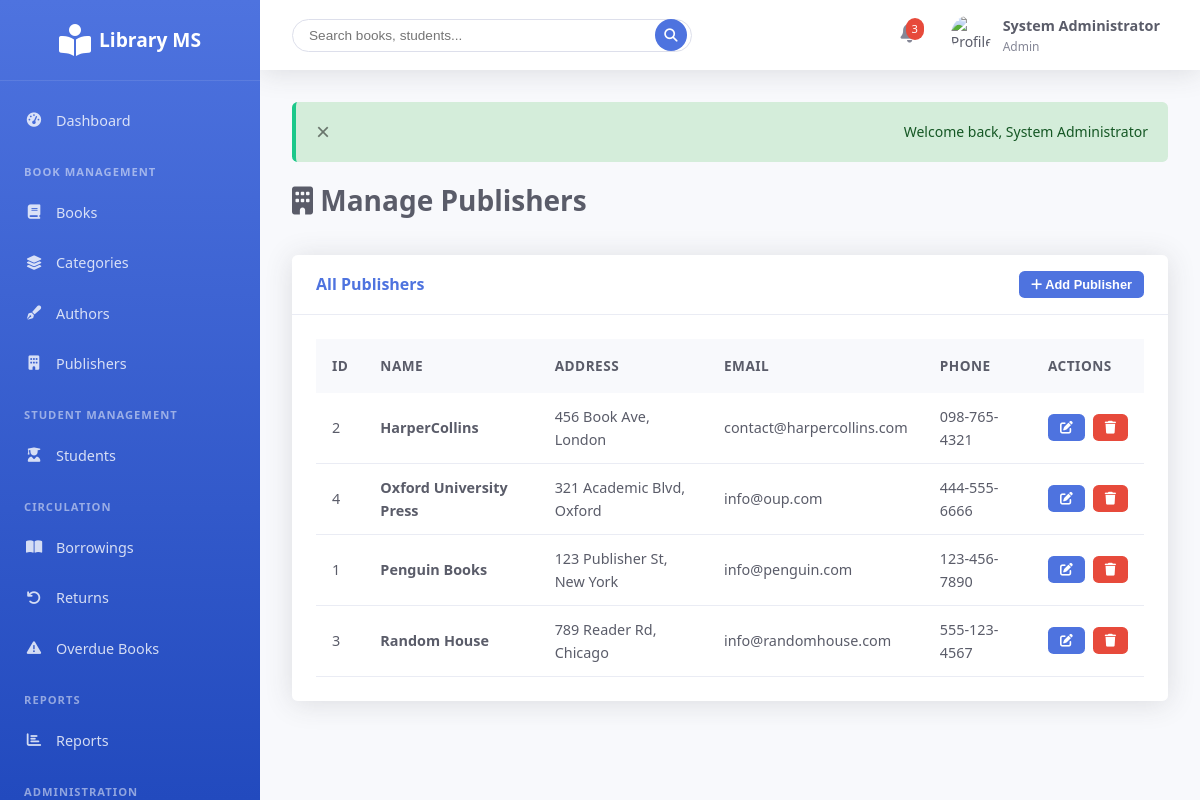
Page /views/admin/publishers.php (signed in) on the committed database.
### tables this page shows
CREATE TABLE `publishers` (
  `id` int(11) NOT NULL AUTO_INCREMENT,
  `name` varchar(100) NOT NULL,
  `address` text,
  `email` varchar(100),
  `phone` varchar(20),
  `created_at` timestamp NOT NULL DEFAULT CURRENT_TIMESTAMP,
  `updated_at` timestamp NOT NULL DEFAULT CURRENT_TIMESTAMP ON UPDATE CURRENT_TIMESTAMP,
  PRIMARY KEY (`id`),
  KEY `name` (`name`)
);

### config/config.php (called while the page is built, shortened)
<?php
require_once __DIR__ . '/database.php';
spl_autoload_register(function($class) {
    $paths = [
        __DIR__ . '/../models/' . $class . '.php',
        __DIR__ . '/../controllers/' . $class . '.php',
    ];
    foreach ($paths as $path) {
        if (file_exists($path)) {
            return;
        }
    }
});
?>

### config/database.php (called while the page is built, shortened)
<?php
class Database {
    private static $instance = null;
    private $conn;
    private function __construct() {
        try {
            $this->conn = new PDO(
                "mysql:host=" . DB_HOST . ";dbname=" . DB_NAME . ";charset=utf8mb4",
                DB_USER,
                DB_PASS,
                [
                    PDO::ATTR_ERRMODE => PDO::ERRMODE_EXCEPTION,
                    PDO::ATTR_DEFAULT_FETCH_MODE => PDO::FETCH_ASSOC,
                    PDO::ATTR_EMULATE_PREPARES => false,
                ]
            );
        } catch(PDOException $e) {
            die("Connection failed: " . $e->getMessage());
        }
    }
    public static function getInstance() {
        if (self::$instance === null) {
            self::$instance = new self();
        }
        return self::$instance;
    }
    public function getConnection() {
        return $this->conn;
    }
}
function getDB() {
    return Database::getInstance()->getConnection();
}
?>

### models/Publisher.php (called while the page is built, shortened)
<?php
class Publisher {
    private $db;
    public function __construct() {
        $this->db = getDB();
    }
    public function getAll() {
        $stmt = $this->db->query("SELECT * FROM publishers ORDER BY name");
        return $stmt->fetchAll();
    }
}
?>

### views/admin/publishers.php (the view, shortened to what this page needs)
<?php
require_once '../../config/config.php';
require_once '../../includes/functions.php';
$publisher = new Publisher();
$publishers = $publisher->getAll();
include '../../includes/header.php';
?>
<div class="page-header">
    <h1 class="page-title">
        <i class="fas fa-building"></i> Manage Publishers
    </h1>
</div>
<div class="card">
    <div class="card-header">
        <h3 class="card-title">All Publishers</h3>
        <button class="btn btn-primary btn-sm" onclick="openModal('addModal')">
            <i class="fas fa-plus"></i> Add Publisher
        </button>
    </div>
    <div class="card-body">
        <div class="table-container">
            <table>
                <thead>
                    <tr>
                        <th>ID</th>
                        <th>Name</th>
                        <th>Address</th>
                        <th>Email</th>
                        <th>Phone</th>
                        <th>Actions</th>
                    </tr>
                </thead>
                <tbody>
                    <?php if (empty($publishers)): ?>
                        <tr>
                            <td colspan="6" style="text-align: center;">No publishers found</td>
                        </tr>
                    <?php else: ?>
                        <?php foreach ($publishers as $pub): ?>
                            <tr>
                                <td><?= $pub['id'] ?></td>
                                <td><strong><?= e($pub['name']) ?></strong></td>
                                <td><?= e($pub['address']) ?></td>
                                <td><?= e($pub['email']) ?></td>
                                <td><?= e($pub['phone']) ?></td>
                                <td>
                                    <div class="btn-group">
                                        <button class="btn btn-sm btn-primary" onclick='editPublisher(<?= json_encode($pub) ?>)'>
                                            <i class="fas fa-edit"></i>
                                        </button>
                                        <form method="POST" style="display: inline;" onsubmit="return confirmDelete()">
                                            <button type="submit" class="btn btn-sm btn-danger">
                                                <i class="fas fa-trash"></i>
                                            </button>
                                        </form>
                                    </div>
                                </td>
                            </tr>
                        <?php endforeach; ?>
                    <?php endif; ?>
                </tbody>
            </table>
        </div>
    </div>
</div>
<?php
include '../../includes/footer.php';
?>

### assets/css/style.css (style rules this page uses)
:root { --primary-color: #4e73df; --secondary-color: #858796; --success-color: #1cc88a; --info-color: #36b9cc; --warning-color: #f6c23e; --danger-color: #e74a3b; --light-color: #f8f9fc; --dark-color: #5a5c69; --white: #ffffff; --gray-100: #f8f9fc; --gray-200: #eaecf4; --gray-300: #dddfeb; --gray-400: #d1d3e2; --gray-500: #b7b9cc; --gray-600: #858796; --gray-700: #6e707e; --gray-800: #5a5c69; --gray-900: #3a3b45; --sidebar-width: 260px; --topbar-height: 70px; --border-radius: 0.35rem; --box-shadow: 0 .15rem 1.75rem 0 rgba(58,59,69,.15); --transition: all 0.3s ease; }
* { margin: 0; padding: 0; box-sizing: border-box; }
body { font-family: 'Segoe UI', Tahoma, Geneva, Verdana, sans-serif; font-size: 14px; color: var(--gray-800); background-color: var(--light-color); line-height: 1.6; }
.page-header { margin-bottom: 2rem; }
.page-title { font-size: 1.75rem; color: var(--gray-800); margin-bottom: 0.5rem; }
.card { background-color: var(--white); border-radius: var(--border-radius); box-shadow: var(--box-shadow); overflow: hidden; }
.card-header { padding: 1rem 1.5rem; border-bottom: 1px solid var(--gray-200); display: flex; align-items: center; justify-content: space-between; }
.card-title { font-size: 1rem; font-weight: 600; color: var(--primary-color); }
.card-body { padding: 1.5rem; }
.table-container { overflow-x: auto; }
table { width: 100%; border-collapse: collapse; }
table thead { background-color: var(--gray-100); }
table th { padding: 1rem; text-align: left; font-weight: 600; color: var(--gray-800); font-size: 0.85rem; text-transform: uppercase; letter-spacing: 0.5px; }
table td { padding: 0.75rem 1rem; border-bottom: 1px solid var(--gray-200); font-size: 0.9rem; }
.btn { display: inline-block; padding: 0.625rem 1.25rem; font-size: 0.9rem; font-weight: 600; text-align: center; border: none; border-radius: var(--border-radius); cursor: pointer; transition: var(--transition); text-decoration: none; }
.btn-primary { background-color: var(--primary-color); color: var(--white); }
.btn-danger { background-color: var(--danger-color); color: var(--white); }
.btn-sm { padding: 0.375rem 0.75rem; font-size: 0.8rem; }
.btn-group { display: flex; gap: 0.5rem; }

### rows in the picture
publishers: id "2", name "HarperCollins", address "456 Book Ave, London", email "contact@harpercollins.com", phone "098-765-4321"
publishers: id "4", name "Oxford University Press", address "321 Academic Blvd, Oxford", email "info@oup.com", phone "444-555-6666"
publishers: id "1", name "Penguin Books", address "123 Publisher St, New York", email "info@penguin.com", phone "123-456-7890"
publishers: id "3", name "Random House", address "789 Reader Rd, Chicago", email "info@randomhouse.com", phone "555-123-4567"

### other values in the picture
getUserName() "System Administrator"
getUserRole() "Admin"
$message "Welcome back, System Administrator"
